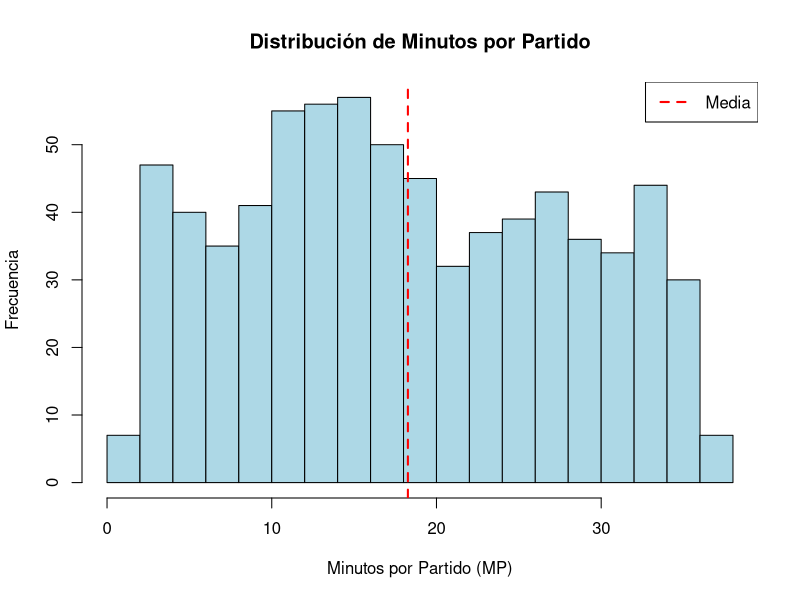
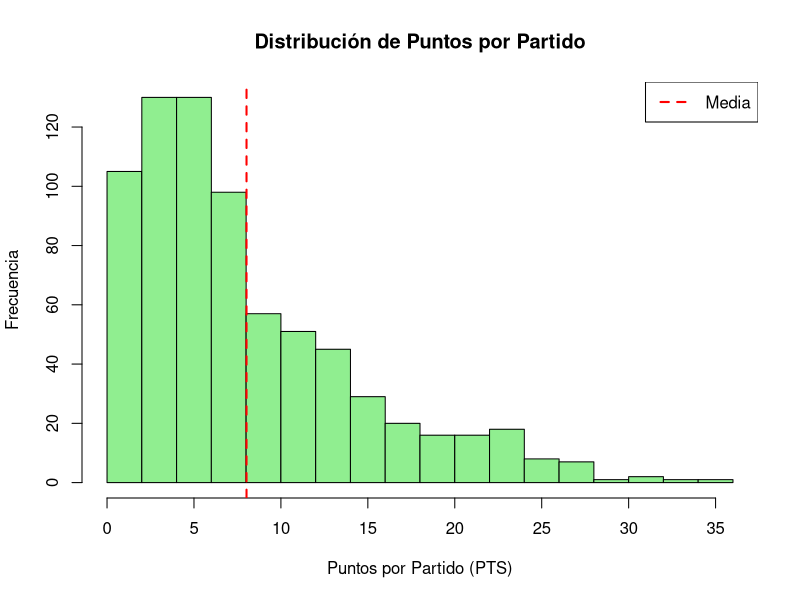
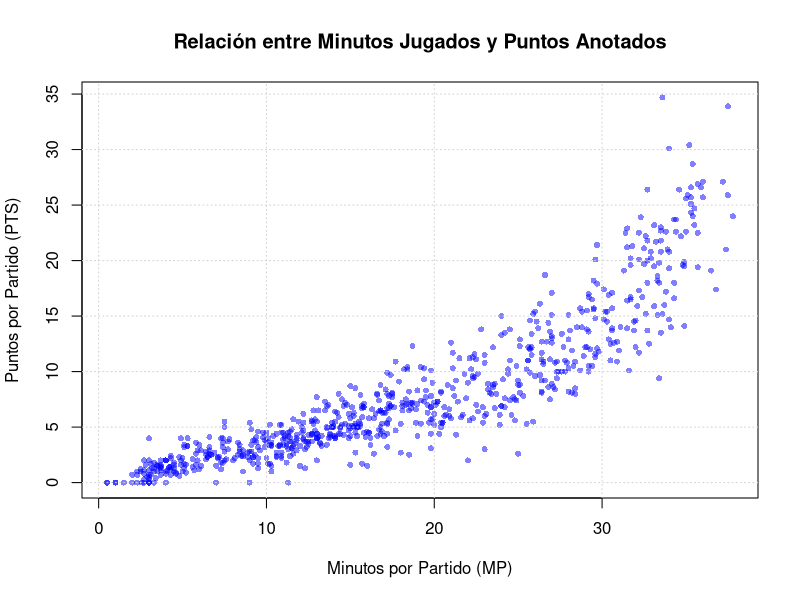
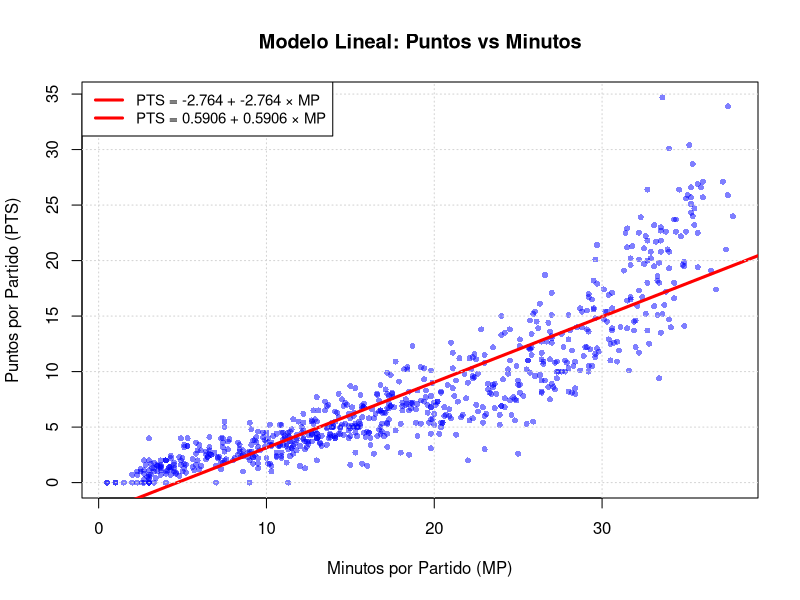
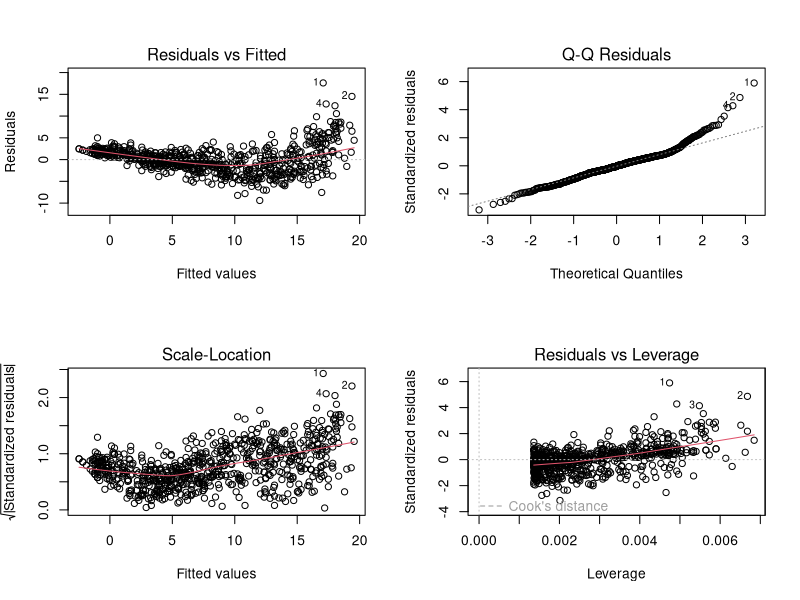
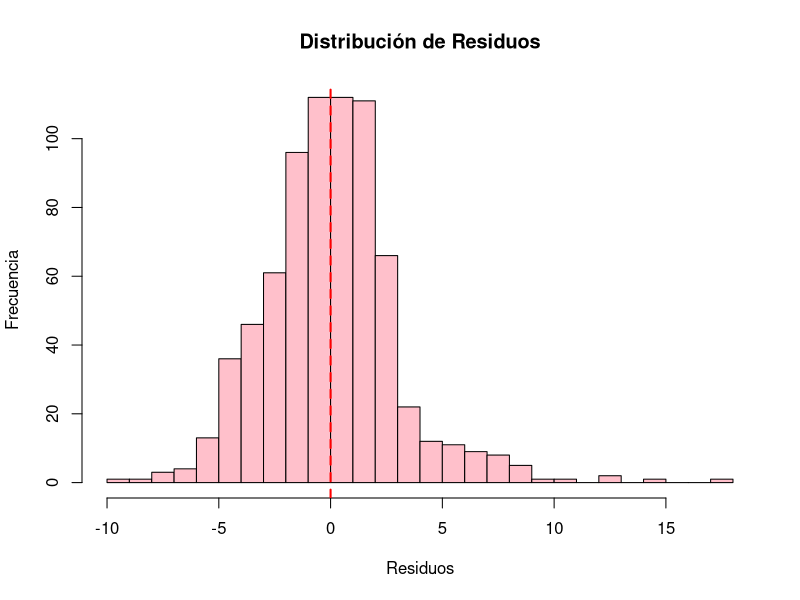
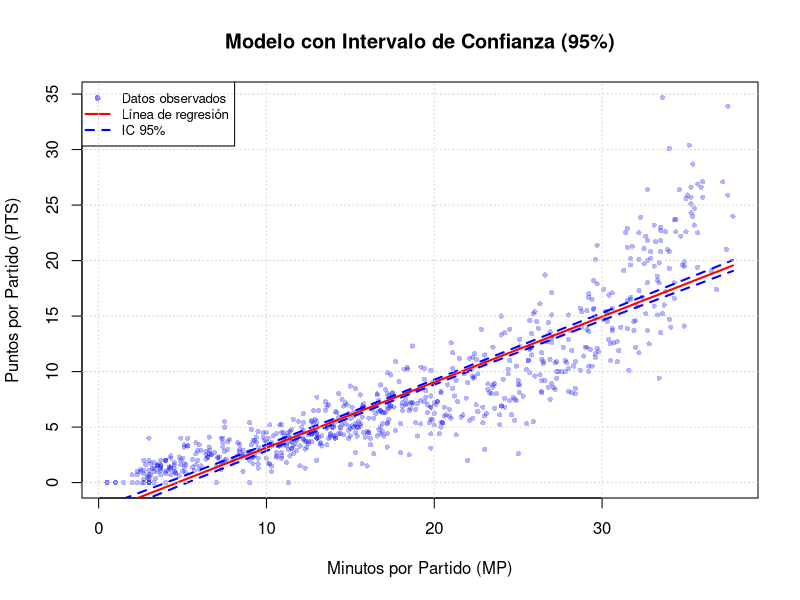

Recreate these plots in R, in order.
## ---- chunk 1

# Cargar el dataset
nba_data <- read.csv("NBA_stats.csv", stringsAsFactors = FALSE)

# Seleccionar variables de interés
nba_trabajo <- nba_data[, c("Player", "Team", "Pos", "Age", "G", "MP", "PTS")]

# Eliminar filas con valores faltantes en MP o PTS
nba_clean <- nba_trabajo[complete.cases(nba_trabajo[c("MP", "PTS")]), ]

# Mostrar información básica
cat("Total de observaciones:", nrow(nba_clean), "\n")
cat("Número de variables:", ncol(nba_clean), "\n\n")

# Mostrar primeras observaciones
head(nba_clean, 10)

#---------------------------------------------------------------------------------
# Analisis de datos
# Resumen estadístico de las variables principales
summary(nba_clean[c("MP", "PTS")])

# Calcular estadísticas adicionales
cat("\n=== Estadísticas de Minutos por Partido (MP) ===\n")
cat("Media:", round(mean(nba_clean$MP), 2), "\n")
cat("Desviación estándar:", round(sd(nba_clean$MP), 2), "\n")
cat("Rango:", range(nba_clean$MP), "\n\n")

cat("=== Estadísticas de Puntos por Partido (PTS) ===\n")
cat("Media:", round(mean(nba_clean$PTS), 2), "\n")
cat("Desviación estándar:", round(sd(nba_clean$PTS), 2), "\n")
cat("Rango:", range(nba_clean$PTS), "\n")

#----------------------------------------------------------------------------------
# Histograma de Minutos por Partido
hist(nba_clean$MP,
  main = "Distribución de Minutos por Partido",
  xlab = "Minutos por Partido (MP)",
  ylab = "Frecuencia",
  col = "lightblue",
  border = "black",
  breaks = 20)
  abline(v = mean(nba_clean$MP), col = "red", lwd = 2, lty = 2)
  legend("topright", legend = "Media", col = "red", lty = 2, lwd = 2)
  
#----------------------------------------------------------------------------------
# Histograma de Puntos por Partido
hist(nba_clean$PTS,
main = "Distribución de Puntos por Partido",
xlab = "Puntos por Partido (PTS)",
ylab = "Frecuencia",
col = "lightgreen",
border = "black",
breaks = 20)
abline(v = mean(nba_clean$PTS), col = "red", lwd = 2, lty = 2)
legend("topright", legend = "Media", col = "red", lty = 2, lwd = 2)

#----------------------------------------------------------------------------------
# Gráfico de dispersión
plot(nba_clean$MP, nba_clean$PTS,
main = "Relación entre Minutos Jugados y Puntos Anotados",
xlab = "Minutos por Partido (MP)",
ylab = "Puntos por Partido (PTS)",
pch = 16,
col = rgb(0, 0, 1, 0.5),
cex = 0.8)
grid()

# Calcular y mostrar correlación
correlacion <- cor(nba_clean$MP, nba_clean$PTS)
cat("\nCoeficiente de correlación de Pearson:", round(correlacion, 4))

#Interpretación: El coeficiente de correlación indica una relación lineal positiva fuerte entre las variables MP y PTS.

#----------------------------------------------------------------------------------

# Modelo de Regresión Lineal

# Crear modelo de regresión lineal simple
modelo <- lm(PTS ~ MP, data = nba_clean)

# Interpretacion de resultados
# Extraer coeficientes
intercepto <- round(coef(modelo), 4)
pendiente <- round(coef(modelo), 4)

# Extraer métricas
r_cuadrado <- round(summary(modelo)$r.squared, 4)
r_cuadrado_adj <- round(summary(modelo)$adj.r.squared, 4)

cat("=== ECUACIÓN DEL MODELO ===\n")
cat("PTS =", intercepto, "+", pendiente, "× MP\n\n")

cat("=== INTERPRETACIÓN ===\n")
cat("Intercepto (β₀):", intercepto, "\n")
cat(" → Valor predicho de PTS cuando MP = 0\n\n")

cat("Pendiente (β₁):", pendiente, "\n")
cat(" → Por cada minuto adicional jugado, se espera un aumento de", pendiente, "puntos\n\n")

cat("R² (Coeficiente de determinación):", r_cuadrado, "\n")
cat(" → El modelo explica el", round(r_cuadrado*100, 2), "% de la variabilidad en los puntos\n\n")

cat("R² Ajustado:", r_cuadrado_adj, "\n")

#----------------------------------------------------------------------------------
# Gráfico con línea de regresión
plot(nba_clean$MP, nba_clean$PTS,
main = "Modelo Lineal: Puntos vs Minutos",
xlab = "Minutos por Partido (MP)",
ylab = "Puntos por Partido (PTS)",
pch = 16,
col = rgb(0, 0, 1, 0.5),
cex = 0.8)
abline(modelo, col = "red", lwd = 3)
grid()
legend("topleft",
legend = paste("PTS =", intercepto, "+", pendiente, "× MP"),
col = "red", lty = 1, lwd = 3, cex = 0.9)

#----------------------------------------------------------------------------------
# Gráficos de diagnóstico del modelo
par(mfrow = c(2, 2))
plot(modelo)
par(mfrow = c(1, 1))

#----------------------------------------------------------------------------------
# Histograma de residuos
residuos <- residuals(modelo)
hist(residuos,
main = "Distribución de Residuos",
xlab = "Residuos",
ylab = "Frecuencia",
col = "pink",
border = "black",
breaks = 30)
abline(v = 0, col = "red", lwd = 2, lty = 2)

#----------------------------------------------------------------------------------

# Crear nuevos datos para predicción
nuevos_minutos <- data.frame(MP = c(10, 15, 20, 25, 30, 35))

# Realizar predicciones
predicciones <- predict(modelo, nuevos_minutos, interval = "prediction", level = 0.95)

# Combinar resultados
tabla_predicciones <- data.frame(
Minutos = nuevos_minutos$MP,
Puntos_Predichos = round(predicciones[, "fit"], 2),
Limite_Inferior = round(predicciones[, "lwr"], 2),
Limite_Superior = round(predicciones[, "upr"], 2)
)

print(tabla_predicciones)

#----------------------------------------------------------------------------------
# Ejemplo: Cuántos puntos anotaría un jugador que juega 28 minutos?
minutos_ejemplo <- 28
puntos_predichos <- predict(modelo, data.frame(MP = minutos_ejemplo))

cat("=== EJEMPLO PRÁCTICO ===\n")
cat("Si un jugador juega", minutos_ejemplo, "minutos por partido:\n")
cat("Se espera que anote aproximadamente", round(puntos_predichos, 2), "puntos\n")

# Gráfico con intervalo de confianza
nuevos_mp <- data.frame(MP = seq(min(nba_clean$MP), max(nba_clean$MP), length.out = 100))
pred_intervalo <- predict(modelo, nuevos_mp, interval = "confidence", level = 0.95)

plot(nba_clean$MP, nba_clean$PTS,
main = "Modelo con Intervalo de Confianza (95%)",
xlab = "Minutos por Partido (MP)",
ylab = "Puntos por Partido (PTS)",
pch = 16,
col = rgb(0, 0, 1, 0.3),
cex = 0.7)

# Agregar línea de regresión
lines(nuevos_mp$MP, pred_intervalo[, "fit"], col = "red", lwd = 2)

# Agregar intervalo de confianza
lines(nuevos_mp$MP, pred_intervalo[, "lwr"], col = "blue", lty = 2, lwd = 2)
lines(nuevos_mp$MP, pred_intervalo[, "upr"], col = "blue", lty = 2, lwd = 2)

legend("topleft",
legend = c("Datos observados", "Línea de regresión", "IC 95%"),
col = c(rgb(0,0,1,0.5), "red", "blue"),
pch = c(16, NA, NA),
lty = c(NA, 1, 2),
lwd = c(NA, 2, 2),
cex = 0.8)
grid()

# Resumen resultados
cat("--- RESUMEN DE RESULTADOS ---\n\n")
cat("1. MODELO FINAL:\n")
cat(" PTS =", intercepto, "+", pendiente, "× MP\n\n")

cat("2. CORRELACIÓN:\n")
cat(" r =", round(correlacion, 4), "\n")
cat(" Interpretación: Correlación positiva muy fuerte\n\n")

cat("3. BONDAD DE AJUSTE:\n")
cat(" R² =", r_cuadrado, "\n")
cat(" El", round(r_cuadrado*100, 2), "% de la variación en puntos se explica por los minutos\n\n")

cat("4. SIGNIFICANCIA:\n")
cat(" P-valor del modelo: < 2.2e-16 (altamente significativo)\n\n")

cat("5. INTERPRETACIÓN PRÁCTICA:\n")
cat(" - Cada minuto adicional de juego genera", pendiente, "puntos más en promedio\n")
cat(" - Diferencia entre titular (32 min) y suplente (12 min):\n")
cat(" ", round(pendiente * 20, 2), "puntos de diferencia esperada\n")
